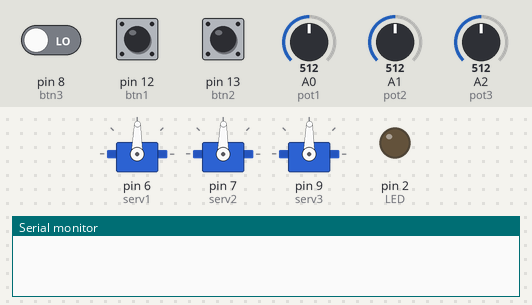
The sketch below on a simulated Arduino Uno, built with avr-gcc and run on an emulated ATmega328P. Parts: 3 × servo, output pins drawn as LEDs (lit = HIGH), the last lines printed to the serial monitor. The inputs (shaded band) are chosen by the test bench; at power-on: pin 12 (btn1) LOW, A0 (pot1) = 512, pin 13 (btn2) LOW, pin 8 (btn3) LOW, A1 (pot2) = 512, A2 (pot3) = 512.

Above: at 1.2 s.
1.3 s: pin 12 (btn1) pulled HIGH for 0.35 s
At 2.7 s:
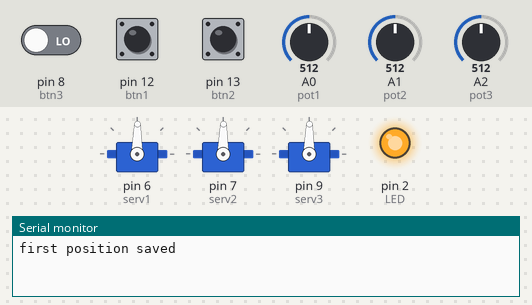
3.1 s: A0 (pot1) set to 716
At 4.4 s:
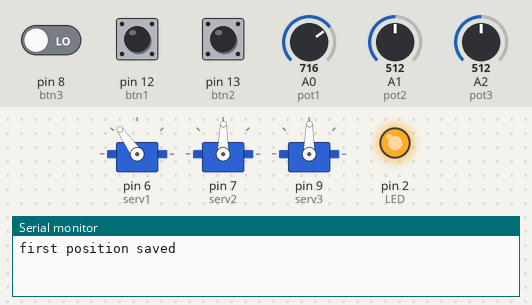
4.8 s: pin 13 (btn2) pulled HIGH for 0.35 s
At 7.1 s:
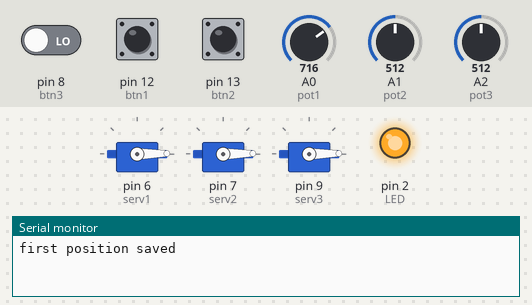
8.1 s: pin 12 (btn1) pulled HIGH for 3.2 s
12.8 s: pin 8 (btn3) driven HIGH and pin 12 (btn1) driven HIGH
At 30.3 s:
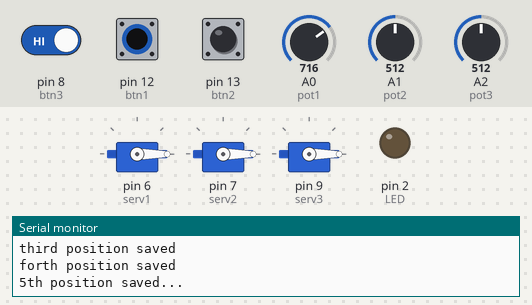
Timing chart, 0 to 30.6 s (numbered marks = the images above; inputs shaded):
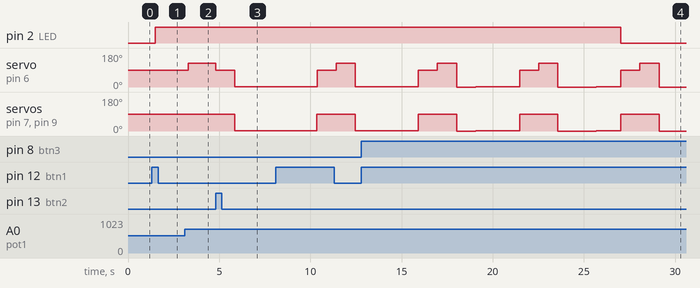

Measured:
- after the input at 1.3 s, pin 2 (LED): LOW → HIGH after 0.20 s
- after the input at 3.1 s, servo on pin 6 (serv1): 89° → 125° after 0.21 s
- after the input at 4.8 s, servo on pin 6 (serv1): 125° → 89° at once, → 1° 1.1 s later; servo on pin 7 (serv2), servo on pin 9 (serv3): 89° → 1° after 1.1 s
- after the input at 12.8 s, pin 2 (LED): HIGH → LOW after 14.2 s

The sketch:

projectcopy.ino
```cpp
#include <Servo.h>


//Potentimeters
const int pot1 = A0;
const int pot2 = A1;
const int pot3 = A2;

const int LED = 2;

//2 buttons for memory
const int btn1 = 12;
const int btn2 = 13;
const int btn3 = 8;

//init button values
int btn1Value = 0;
int btn2Value = 0;
int btn3Value = 0;

int temp=0;
//define servos
Servo serv1;
Servo serv2;
Servo serv3;

//Potentimeter values
int pot1Ang;
int pot2Ang;
int pot3Ang;
int pot1Val;
int pot2Val;
int pot3Val;


int serv1Pos[] = {1,1,1,1,1};
int serv2Pos[] = {1,1,1,1,1};
int serv3Pos[] = {1,1,1,1,1};

void setup() {

  //set servos
  serv1.attach(6);
  serv2.attach(7);
  serv3.attach(9);
  pinMode(btn1, INPUT);
  pinMode(btn2, INPUT);
  pinMode(btn3, INPUT);
  pinMode(LED, OUTPUT);


  Serial.begin(9600);
}

void loop() {

  pot1Val = analogRead(pot1);
  pot1Ang = map(pot1Val, 0, 1023, 0, 179);
  pot2Val = analogRead(pot2);
  pot2Ang = map(pot2Val, 0, 1023, 0, 179);
  pot3Val = analogRead(pot3);
  pot3Ang = map(pot3Val, 0, 1023, 0, 179);
    serv1.write(pot1Ang);
  serv2.write(pot2Ang);
  serv3.write(pot3Ang);

          if(digitalRead(btn3) == HIGH){
    btn3Value= 1;
      pot1Val = 0;
  pot1Ang = map(pot1Val, 0, 1023, 0, 179);
  pot2Val = 0;
  pot2Ang = map(pot2Val, 0, 1023, 0, 179);
  pot3Val = 0;
  pot3Ang = map(pot3Val, 0, 1023, 0, 179);

  //move servos as angles
  serv1.write(pot1Ang);
  serv2.write(pot2Ang);
  serv3.write(pot3Ang);
   btn3Value =0;
      }


  if(digitalRead(btn1) == HIGH and ( btn3Value == 0) ){

  //move servos as angles

   if(btn1Value> 0 ){
    btn1Value++;}

    switch(btn1Value){
      case 0:
     btn1Value++;
      digitalWrite(LED, HIGH);
      case 1:

        serv1Pos[0] = pot1Ang;
        serv2Pos[0] = pot2Ang;
        serv3Pos[0] = pot3Ang;

        Serial.println("first position saved");
        break;
      case 2:
         serv1Pos[1] = pot1Ang;
         serv2Pos[1] = pot2Ang;
         serv3Pos[1] = pot3Ang;

         Serial.println("second position saved");
         break;
      case 3:
         serv1Pos[2] = pot1Ang;
         serv2Pos[2] = pot2Ang;
         serv3Pos[2] = pot3Ang;

         Serial.println("third position saved");
         break;
       case 4:
         serv1Pos[3] = pot1Ang;
         serv2Pos[3] = pot2Ang;
         serv3Pos[3] = pot3Ang;

         Serial.println("forth position saved");
         break;
       case 5:
         serv1Pos[4] = pot1Ang;
         serv2Pos[4] = pot2Ang;
         serv3Pos[4] = pot3Ang;

         Serial.println("5th position saved...");
          digitalWrite(LED, LOW);
         break;

    }

  }

  if(digitalRead(btn2) == HIGH){
    btn2Value = 1;
  }

  if(btn2Value > 0){
    for(int i = 0; i < 5; i++){
        serv1.write(serv1Pos[i]);
        serv2.write(serv2Pos[i]);
        serv3.write(serv3Pos[i]);
        delay(1050);
      }
  }
  delay(300);
}
```
